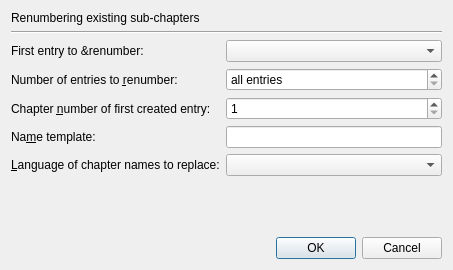
<?xml version="1.0" encoding="UTF-8"?>
<ui version="4.0">
 <class>mtx::gui::ChapterEditor::RenumberSubChaptersParametersDialog</class>
 <widget class="QDialog" name="mtx::gui::ChapterEditor::RenumberSubChaptersParametersDialog">
  <property name="geometry">
   <rect>
    <x>0</x>
    <y>0</y>
    <width>453</width>
    <height>270</height>
   </rect>
  </property>
  <property name="windowTitle">
   <string>Renumbering sub-chapters</string>
  </property>
  <layout class="QVBoxLayout" name="verticalLayout">
   <item>
    <widget class="QLabel" name="label">
     <property name="text">
      <string>Renumbering existing sub-chapters</string>
     </property>
    </widget>
   </item>
   <item>
    <widget class="Line" name="line">
     <property name="orientation">
      <enum>Qt::Horizontal</enum>
     </property>
    </widget>
   </item>
   <item>
    <layout class="QGridLayout" name="gridLayout">
     <item row="0" column="1">
      <widget class="QComboBox" name="cbFirstEntryToRenumber"/>
     </item>
     <item row="4" column="0">
      <widget class="QLabel" name="label_7">
       <property name="text">
        <string>&amp;Language of chapter names to replace:</string>
       </property>
       <property name="buddy">
        <cstring>cbLanguageOfNamesToReplace</cstring>
       </property>
      </widget>
     </item>
     <item row="2" column="1">
      <widget class="QSpinBox" name="sbFirstChapterNumber">
       <property name="minimum">
        <number>1</number>
       </property>
       <property name="maximum">
        <number>999999</number>
       </property>
      </widget>
     </item>
     <item row="2" column="0">
      <widget class="QLabel" name="label_5">
       <property name="text">
        <string>Chapter &amp;number of first created entry:</string>
       </property>
       <property name="buddy">
        <cstring>sbFirstChapterNumber</cstring>
       </property>
      </widget>
     </item>
     <item row="0" column="0">
      <widget class="QLabel" name="label_3">
       <property name="text">
        <string>First entry to &amp;renumber:</string>
       </property>
      </widget>
     </item>
     <item row="3" column="0">
      <widget class="QLabel" name="label_2">
       <property name="text">
        <string>Na&amp;me template:</string>
       </property>
       <property name="buddy">
        <cstring>leNameTemplate</cstring>
       </property>
      </widget>
     </item>
     <item row="1" column="1">
      <widget class="QSpinBox" name="sbNumberOfEntries">
       <property name="specialValueText">
        <string>all entries</string>
       </property>
       <property name="suffix">
        <string/>
       </property>
       <property name="value">
        <number>0</number>
       </property>
      </widget>
     </item>
     <item row="3" column="1">
      <widget class="QLineEdit" name="leNameTemplate"/>
     </item>
     <item row="1" column="0">
      <widget class="QLabel" name="label_4">
       <property name="text">
        <string>Number of entries to &amp;renumber:</string>
       </property>
       <property name="buddy">
        <cstring>sbNumberOfEntries</cstring>
       </property>
      </widget>
     </item>
     <item row="4" column="1">
      <widget class="mtx::gui::Util::LanguageComboBox" name="cbLanguageOfNamesToReplace"/>
     </item>
    </layout>
   </item>
   <item>
    <spacer name="verticalSpacer">
     <property name="orientation">
      <enum>Qt::Vertical</enum>
     </property>
     <property name="sizeHint" stdset="0">
      <size>
       <width>20</width>
       <height>0</height>
      </size>
     </property>
    </spacer>
   </item>
   <item>
    <widget class="QDialogButtonBox" name="buttonBox">
     <property name="orientation">
      <enum>Qt::Horizontal</enum>
     </property>
     <property name="standardButtons">
      <set>QDialogButtonBox::Cancel|QDialogButtonBox::Ok</set>
     </property>
    </widget>
   </item>
  </layout>
 </widget>
 <customwidgets>
  <customwidget>
   <class>mtx::gui::Util::LanguageComboBox</class>
   <extends>QComboBox</extends>
   <header>mkvtoolnix-gui/util/language_combo_box.h</header>
  </customwidget>
 </customwidgets>
 <tabstops>
  <tabstop>cbFirstEntryToRenumber</tabstop>
  <tabstop>sbNumberOfEntries</tabstop>
  <tabstop>sbFirstChapterNumber</tabstop>
  <tabstop>leNameTemplate</tabstop>
  <tabstop>cbLanguageOfNamesToReplace</tabstop>
 </tabstops>
 <resources/>
 <connections>
  <connection>
   <sender>buttonBox</sender>
   <signal>accepted()</signal>
   <receiver>mtx::gui::ChapterEditor::RenumberSubChaptersParametersDialog</receiver>
   <slot>accept()</slot>
   <hints>
    <hint type="sourcelabel">
     <x>248</x>
     <y>254</y>
    </hint>
    <hint type="destinationlabel">
     <x>157</x>
     <y>274</y>
    </hint>
   </hints>
  </connection>
  <connection>
   <sender>buttonBox</sender>
   <signal>rejected()</signal>
   <receiver>mtx::gui::ChapterEditor::RenumberSubChaptersParametersDialog</receiver>
   <slot>reject()</slot>
   <hints>
    <hint type="sourcelabel">
     <x>316</x>
     <y>260</y>
    </hint>
    <hint type="destinationlabel">
     <x>286</x>
     <y>274</y>
    </hint>
   </hints>
  </connection>
 </connections>
</ui>
